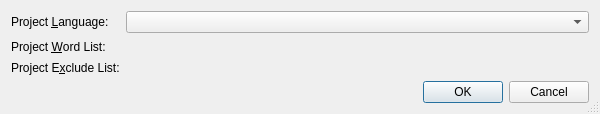
<?xml version="1.0" encoding="UTF-8"?>
<ui version="4.0">
 <class>SpellingPropertiesDialog</class>
 <widget class="QDialog" name="SpellingPropertiesDialog">
  <property name="geometry">
   <rect>
    <x>0</x>
    <y>0</y>
    <width>600</width>
    <height>114</height>
   </rect>
  </property>
  <property name="windowTitle">
   <string>Spelling Properties</string>
  </property>
  <property name="sizeGripEnabled">
   <bool>true</bool>
  </property>
  <layout class="QGridLayout" name="gridLayout">
   <item row="0" column="0">
    <widget class="QLabel" name="textLabel1_3">
     <property name="text">
      <string>Project &amp;Language:</string>
     </property>
     <property name="buddy">
      <cstring>spellingComboBox</cstring>
     </property>
    </widget>
   </item>
   <item row="0" column="1">
    <widget class="QComboBox" name="spellingComboBox">
     <property name="toolTip">
      <string>Select the project's language</string>
     </property>
    </widget>
   </item>
   <item row="1" column="0">
    <widget class="QLabel" name="label">
     <property name="text">
      <string>Project &amp;Word List:</string>
     </property>
     <property name="buddy">
      <cstring>pwlPicker</cstring>
     </property>
    </widget>
   </item>
   <item row="1" column="1">
    <widget class="EricPathPicker" name="pwlPicker" native="true">
     <property name="sizePolicy">
      <sizepolicy hsizetype="Expanding" vsizetype="Preferred">
       <horstretch>0</horstretch>
       <verstretch>0</verstretch>
      </sizepolicy>
     </property>
     <property name="focusPolicy">
      <enum>Qt::StrongFocus</enum>
     </property>
     <property name="toolTip">
      <string>Enter the filename of the project word list</string>
     </property>
    </widget>
   </item>
   <item row="2" column="0">
    <widget class="QLabel" name="label_2">
     <property name="text">
      <string>Project E&amp;xclude List:</string>
     </property>
     <property name="buddy">
      <cstring>pelPicker</cstring>
     </property>
    </widget>
   </item>
   <item row="2" column="1">
    <widget class="EricPathPicker" name="pelPicker" native="true">
     <property name="sizePolicy">
      <sizepolicy hsizetype="Expanding" vsizetype="Preferred">
       <horstretch>0</horstretch>
       <verstretch>0</verstretch>
      </sizepolicy>
     </property>
     <property name="focusPolicy">
      <enum>Qt::StrongFocus</enum>
     </property>
     <property name="toolTip">
      <string>Enter the filename of the project exclude list</string>
     </property>
    </widget>
   </item>
   <item row="3" column="0" colspan="2">
    <widget class="QDialogButtonBox" name="buttonBox">
     <property name="orientation">
      <enum>Qt::Horizontal</enum>
     </property>
     <property name="standardButtons">
      <set>QDialogButtonBox::Cancel|QDialogButtonBox::Ok</set>
     </property>
    </widget>
   </item>
  </layout>
 </widget>
 <customwidgets>
  <customwidget>
   <class>EricPathPicker</class>
   <extends>QWidget</extends>
   <header>EricWidgets/EricPathPicker.h</header>
   <container>1</container>
  </customwidget>
 </customwidgets>
 <tabstops>
  <tabstop>spellingComboBox</tabstop>
  <tabstop>buttonBox</tabstop>
 </tabstops>
 <resources/>
 <connections>
  <connection>
   <sender>buttonBox</sender>
   <signal>accepted()</signal>
   <receiver>SpellingPropertiesDialog</receiver>
   <slot>accept()</slot>
   <hints>
    <hint type="sourcelabel">
     <x>222</x>
     <y>171</y>
    </hint>
    <hint type="destinationlabel">
     <x>157</x>
     <y>186</y>
    </hint>
   </hints>
  </connection>
  <connection>
   <sender>buttonBox</sender>
   <signal>rejected()</signal>
   <receiver>SpellingPropertiesDialog</receiver>
   <slot>reject()</slot>
   <hints>
    <hint type="sourcelabel">
     <x>290</x>
     <y>177</y>
    </hint>
    <hint type="destinationlabel">
     <x>286</x>
     <y>186</y>
    </hint>
   </hints>
  </connection>
 </connections>
</ui>
